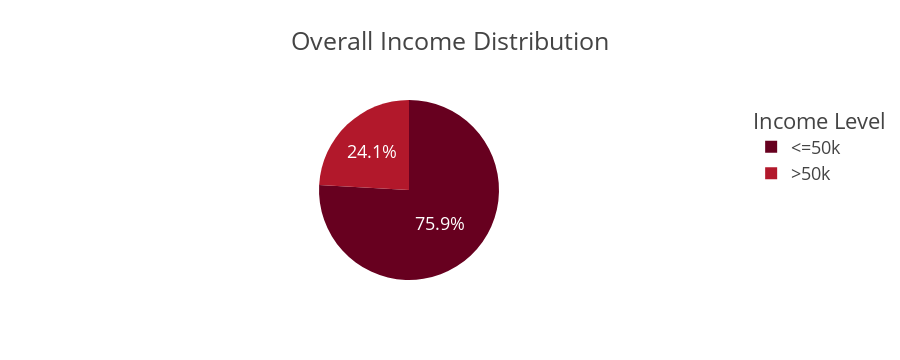

Here is the notebook cell this chart was saved with:
### Code cell
fig = px.pie(adult_df_income, names='income', values='total', title='Overall Income Distribution', color_discrete_sequence=px.colors.sequential.RdBu)
fig.update_layout(template="presentation", legend_title=dict(text='Income Level'), paper_bgcolor = "rgba(0, 0, 0, 0)", plot_bgcolor = "rgba(0, 0, 0, 0)")
fig.show()
fig.write_image(os.path.join(results_dir, 'income_distribution_pie_chart.jpg'))
fig.write_image(os.path.join(results_dir, 'income_distribution_pie_chart.png'))
fig.write_html(os.path.join(results_dir, 'income_distribution_pie_chart.html'))

### Figure 1 — Plotly figure (JSON) as saved in the notebook; plotly's stock layout.template omitted (floating-point values rounded to 4 significant figures)
{"data": [{"domain": {"x": [0, 1], "y": [0, 1]}, "hovertemplate": "income=%{label}<br>total=%{value}<extra></extra>", "labels": ["<=50k", ">50k"], "legendgroup": "", "name": "", "showlegend": true, "type": "pie", "values": [24677, 7836]}], "layout": {"height": 360, "legend": {"title": {"text": "Income Level"}, "tracegroupgap": 0}, "paper_bgcolor": "rgba(0, 0, 0, 0)", "piecolorway": ["rgb(103,0,31)", "rgb(178,24,43)", "rgb(214,96,77)", "rgb(244,165,130)", "rgb(253,219,199)", "rgb(247,247,247)", "rgb(209,229,240)", "rgb(146,197,222)", "rgb(67,147,195)", "rgb(33,102,172)", "rgb(5,48,97)"], "plot_bgcolor": "rgba(0, 0, 0, 0)", "title": {"text": "Overall Income Distribution"}}}
